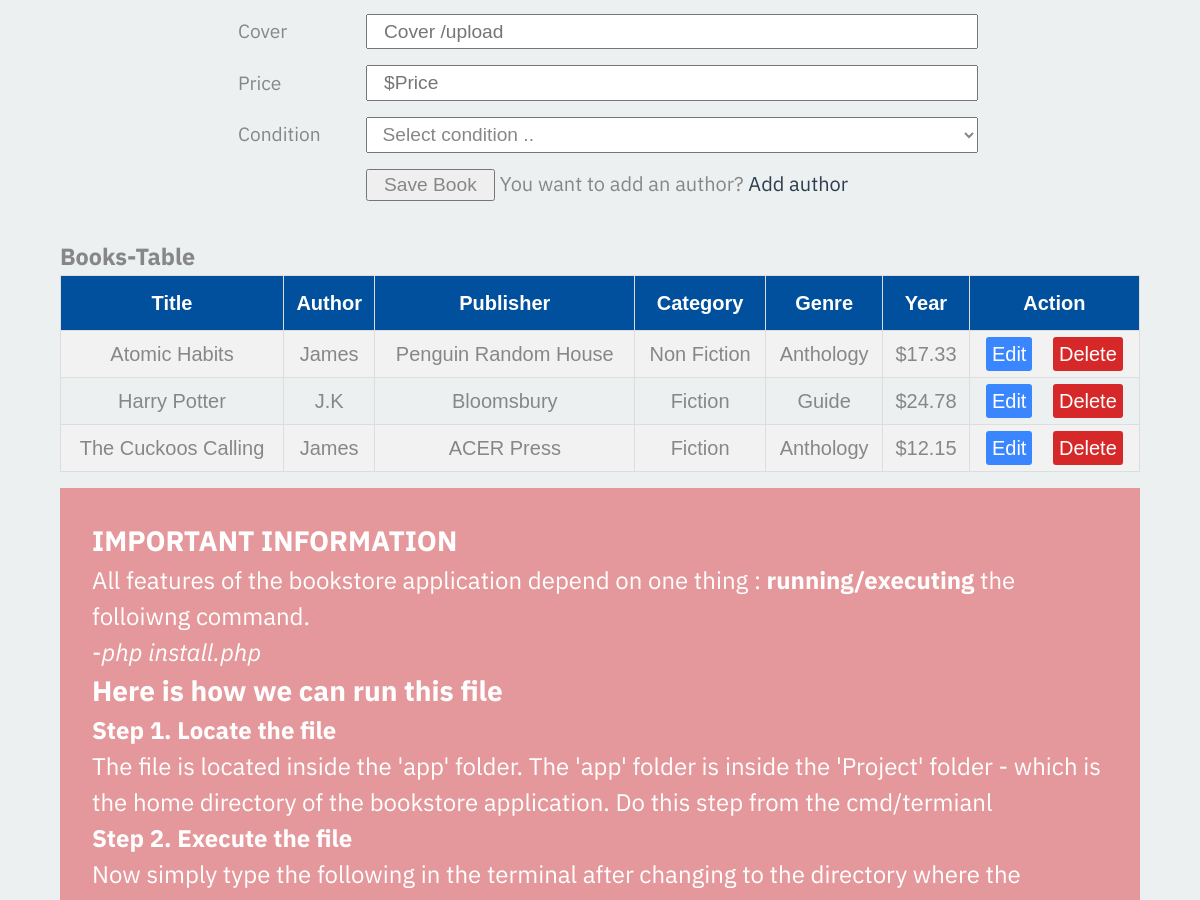
The page /templates/book.php (signed in, middle part) on the database as committed earlier.
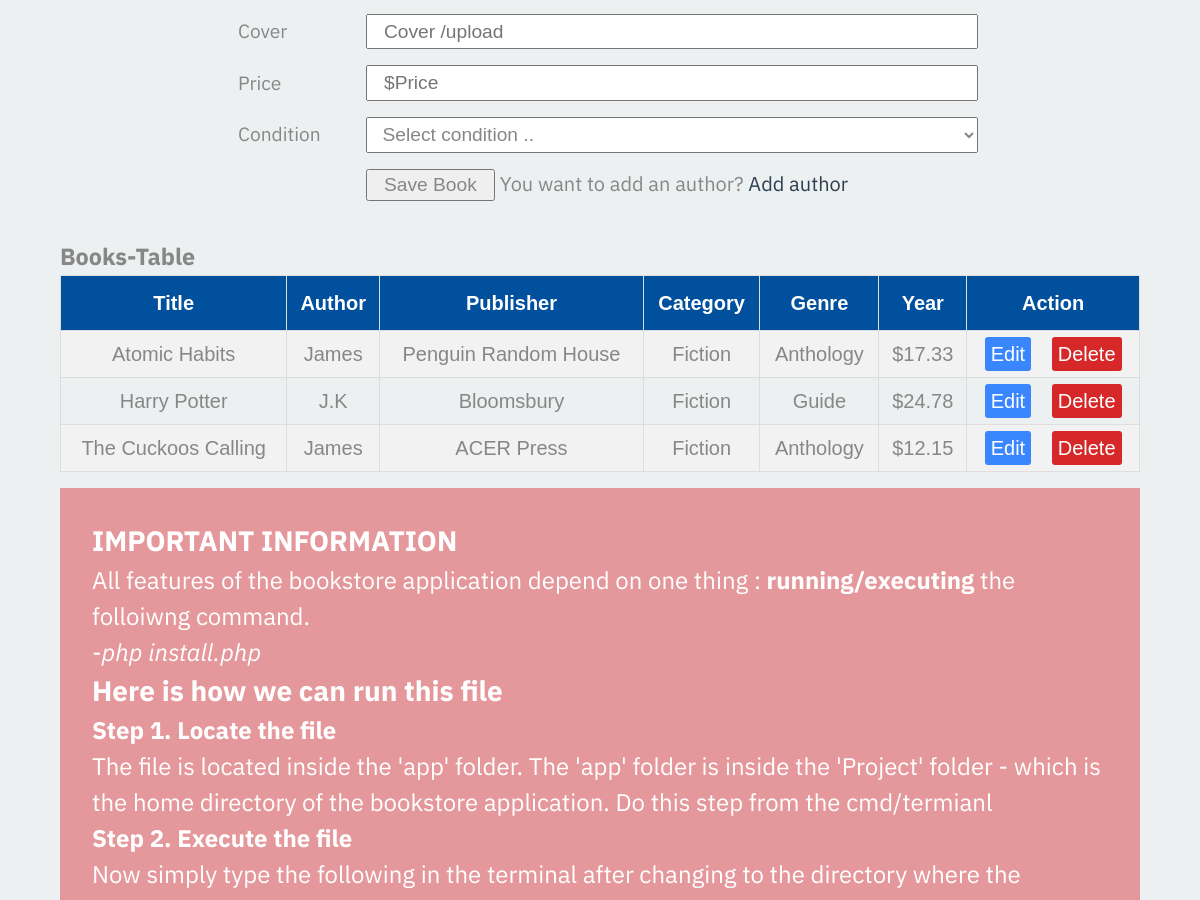
The same page on the database as committed later.
### tables this page shows
CREATE TABLE book (
      book_id INTEGER PRIMARY KEY AUTOINCREMENT NOT NULL,
      title TEXT NOT NULL,
      author_id INTEGER NOT NULL REFERENCES author(author_id) ON UPDATE CASCADE,
      ISBN TEXT NOT NULL,
      publisher_id INTEGER NOT NULL REFERENCES publisher(publisher_id),
      category_id INTEGET NOT NULL REFERENCES category(category_id),
			genre_id INTEGET NOT NULL REFERENCES genre(genre_id),
      year INTEGER NOT NULL,
      cover BLOB,
      price REAL,
      condition TEXT NOT NULL
    );

CREATE TABLE author(
			author_id INTEGER PRIMARY KEY AUTOINCREMENT NOT NULL,
			firstname TEXT NOT NULL,
			lastname TEXT NOT NULL,
      email TEXT NOT NULL UNIQUE
		);

CREATE TABLE publisher(
			publisher_id INTEGER PRIMARY KEY AUTOINCREMENT NOT NULL,
			pname TEXT NOT NULL,
			city TEXT,
			country TEXT NOT NULL
		);

CREATE TABLE category(
      category_id INTEGER PRIMARY KEY AUTOINCREMENT NOT NULL,
      cname TEXT  NOT NULL
    );

CREATE TABLE genre(
      genre_id INTEGER PRIMARY KEY AUTOINCREMENT NOT NULL,
      gname TEXT  NOT NULL,
      category_id INTEGER NOT NULL REFERENCES category(category_id) ON UPDATE CASCADE ON DELETE CASCADE

    );

### templates/book.php (the view, shortened to what this page needs)
<?php
require '../app/header.php';
require '../app/dbh.php';
?>
<main>
  <?php
    if(isset($_SESSION['useremail'])||isset($_SESSION['emailId'])){?>
        <form name="my-form" action="../app/book.inc.php" method="post">
            <div class="form-box">
            </div>
            <div class="form-box">
                <label for="cover">Cover</label>
                <input type="text" id="cover" name="cover" placeholder="Cover /upload" >
            </div>
            <div class="form-box">
                <label for="price">Price</label>
                <input type="text" id="price" name="price" placeholder="$Price" required>
            </div>
            <div class="form-box">
              <label for="condition">Condition</label>
                  <select name="condition" id="condition">
                        <option>Select condition ..</option>
                  </select>
            </div>
            <div class="form-box">
                <button type="submit" id="btnSend" name="save">Save Book</button>
                <span class="span"> You want to add an author? <a href="../templates/author.php">Add author</a> </span>
            </div>
        </form>
        <br>
      <h3>Books-Table</h3>
      <table class="db-table">
        <tr>
            <th>Title </th>
            <th>Author </th>
            <th>Publisher </th>
            <th>Category </th>
            <th>Genre</th>
            <th>Year</th>
            <th>Action</th>
        </tr>
      <?php
      $sql ='SELECT book_id,title ,year, price, firstname, pname, cname, gname
                      FROM book b, author a, publisher p, category c, genre g
                      WHERE b.author_id = a.author_id AND
                            b.publisher_id = p.publisher_id AND
                            b.category_id = c.category_id AND
                            b.genre_id = g.genre_id';
      $res = $conn->prepare($sql);
      $res->execute();
      while($row = $res->fetch(PDO::FETCH_ASSOC)){?>
          <td><?= $row['title'];?></td>
          <td><?=  $row['firstname'];?></td>
          <td><?=  $row['pname'];?></td>
          <td><?=  $row['cname'];?></td>
          <td><?=  $row['gname'];?></td>
          <td><?= '$'.$row['price'];?></td>
          <td>
             <a class="edit" href="../templates/editbook.php?id=<?php echo $row['book_id'];?>">Edit</a>
             <a class="delete" href="../app/deletebook.php?id=<?php echo $row['book_id'];?>">Delete</a>
          </td>
      <?php  }?>
      </table>
    <?php }
    ?>
    </main>
<?php require '../app/footer.php';?>

### app/header.php (shortened to what this page needs)
<!DOCTYPE html>
<html lang="en" dir="ltr">
  <head>
      <link rel="stylesheet" href="../css/menu.css">
      <link rel="stylesheet" href="../css/master.css">
      <link rel="stylesheet" href="../css/dashboard.css">
  </head>
  </head>
  <body>

### app/footer.php (shortened to what this page needs)
</body>
</html>

### css/menu.css (style rules this page uses)
:root { --greyapple:#eee; --greenaple:#2ecc71; --drakmatter:#34495e; --darkermatter:#2c3e50; --darkergrey:#ced4da; }
* { margin: 0; padding:0; box-sizing: border-box; }
body { font-family: "IBM Plex Sans", Verdana, Tahoma, sans-serif; }
a { text-decoration: none; color:#00509d; color: #023047; color: #073b4c; color:red; }

### css/master.css (style rules this page uses)
* { box-sizing: border-box; padding:0; margin:0; }
html { box-sizing: border-box; font-size: 17px; line-height: 1.6; font-family: 'Source Sans Pro', sans-serif, Segoe UI, Roboto, Helvetica, Arial, sans-serif, 'Apple Color Emoji', 'Segoe UI Emoji', 'Segoe UI Symbol'; color: #878787; }
*, *::before, *:after { box-sizing: inherit; padding: 0; margin: 0; }
body { margin:0 auto; padding:0; font-size:20px; user-select: none; -webkit-user-select: none; -khtml-user-select: none; -moz-user-select: none; -ms-user-select: none; }
.db-table { font-family: "Trebuchet MS", Arial, Helvetica, sans-serif; border-collapse: collapse; width: 100%; }
.db-table td, .db-table th { border: 1px solid #ddd; padding: 8px; text-align: center; }
.db-table th { padding-top: 12px; padding-bottom: 12px; text-align: left; background-color:#00509d; color: white; text-align: center; }
.db-table .delete { color:red; background:#d62828; color:white; padding:0.3em 0.3em; border-radius: 3px; }
.db-table .edit { margin-right:15px; background:#3a86ff; color:#fff; padding:0.3em 0.3em; border-radius: 3px; }
main { margin: 1rem auto; width:90%; max-width: 1200px; }
main form { width:70%; margin:0 auto; }
input, label, button { padding: 0.2rem 1rem; font-size: 1.2rem; color: inherit; }
.form-box { padding: 0.5rem 0; display: flex; flex-direction: column; }
.form-box label { display: none; }
.form-box input, .form-box select, .form-box textarea { flex-basis: 100%; }
.form-box select option { font-size: 1.2rem; color: inherit; color: #878787; }
#condition, #category_id, #author_id, #publishers_id, #genre_id,#comment,#book_id { font-size: 1.2rem; color: inherit; color: #878787; padding: 0.3em 0.6em; }
#btnSend { margin-right: 5px; }
.placeholder { margin-top:1rem; background:#e5989b; color:#fff; font-size: 1.2em; padding:2rem; }
@media all and (min-width: 500px) { .form-box label { display: block; } }
@media all and (min-width: 600px) { .form-box { flex-direction: row; } }
@media all and (min-width: 600px) { .form-box label { flex-basis: 9rem; flex-grow: 0; flex-shrink: 0; } }
@media all and (min-width: 600px) { .form-box input, .form-box select, .form-box textarea { flex-basis: 0; flex-grow: 1; flex-shrink: 1; } }
@media all and (min-width: 600px) { .form-box button { margin-left: 9rem; } }

### css/dashboard.css (style rules this page uses)
html { box-sizing: border-box; font-size: 16px; line-height: 1.5; }
:root { --greyapple:#ecf0f1; --brightorange:#ff9f1c; --lightgrey:#D3D3D3; --greenaple:#2ecc71; --drakmatter:#34495e; --darkermatter:#2c3e50; }
body { background-color: var(--greyapple); font-family: "IBM Plex Sans", Verdana, Tahoma, sans-serif; }
*, *::before, *:after { box-sizing: inherit; padding: 0; margin: 0; }
a { text-decoration: none; color:var(--darkermatter); }

Rows that differ between the two databases and show on the page:
changed book "Atomic Habits": category.cname "Non Fiction" → "Fiction"
